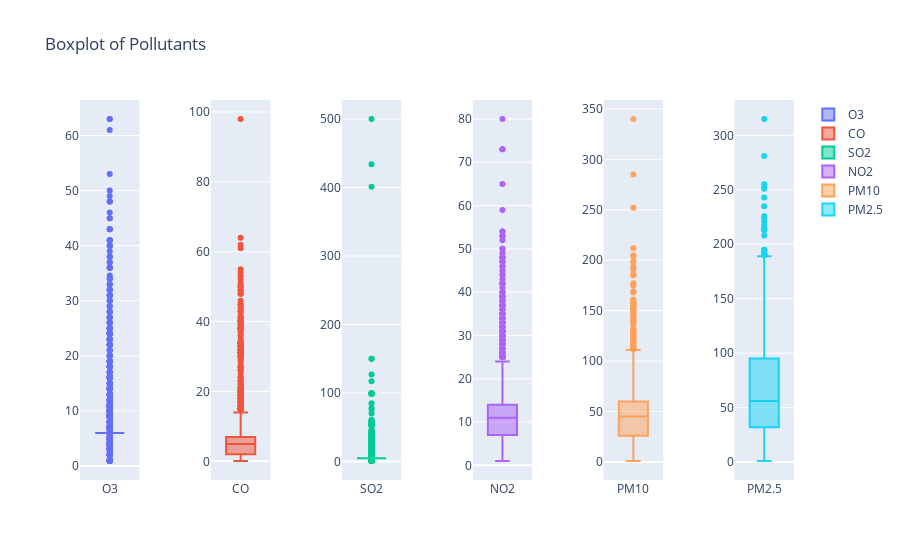

Notebook source saved alongside this figure:
### Markdown cell above
## Pollutants distribution

### Code cell
# Tạo một đối tượng Figure
attributes = ["O3", "CO", "SO2", "NO2", "PM10", "PM2.5"]

fig = make_subplots(rows=1, cols=len(attributes),
                    column_widths=[1/len(attributes)]*len(attributes),
                    vertical_spacing=0,
                    horizontal_spacing=0.1,
                    )

for index, col in enumerate(attributes):
    fig.add_trace(go.Box(y=df[col], name=col), row=1, col=index + 1)

# Đặt tiêu đề cho biểu đồ
fig.update_layout(title='Boxplot of Pollutants')

# Hiển thị biểu đồ
fig.show()

### Figure 1 — Plotly figure (JSON) as saved in the notebook; plotly's stock layout.template omitted (floating-point values rounded to 4 significant figures; data arrays with more than 128 entries replaced by an {"elided": "..."} marker saying what was removed)
{"data": [{"name": "O3", "type": "box", "xaxis": "x", "y": {"elided": "1633 float values"}, "yaxis": "y"}, {"name": "CO", "type": "box", "xaxis": "x2", "y": {"elided": "1633 float values"}, "yaxis": "y2"}, {"name": "SO2", "type": "box", "xaxis": "x3", "y": {"elided": "1633 float values"}, "yaxis": "y3"}, {"name": "NO2", "type": "box", "xaxis": "x4", "y": {"elided": "1633 float values"}, "yaxis": "y4"}, {"name": "PM10", "type": "box", "xaxis": "x5", "y": {"elided": "1633 int values"}, "yaxis": "y5"}, {"name": "PM2.5", "type": "box", "xaxis": "x6", "y": {"elided": "1633 float values"}, "yaxis": "y6"}], "layout": {"title": {"text": "Boxplot of Pollutants"}, "xaxis": {"anchor": "y", "domain": [0, 0.08333]}, "xaxis2": {"anchor": "y2", "domain": [0.1833, 0.2667]}, "xaxis3": {"anchor": "y3", "domain": [0.3667, 0.45]}, "xaxis4": {"anchor": "y4", "domain": [0.55, 0.6333]}, "xaxis5": {"anchor": "y5", "domain": [0.7333, 0.8167]}, "xaxis6": {"anchor": "y6", "domain": [0.9167, 1]}, "yaxis": {"anchor": "x", "domain": [0, 1]}, "yaxis2": {"anchor": "x2", "domain": [0, 1]}, "yaxis3": {"anchor": "x3", "domain": [0, 1]}, "yaxis4": {"anchor": "x4", "domain": [0, 1]}, "yaxis5": {"anchor": "x5", "domain": [0, 1]}, "yaxis6": {"anchor": "x6", "domain": [0, 1]}}}
